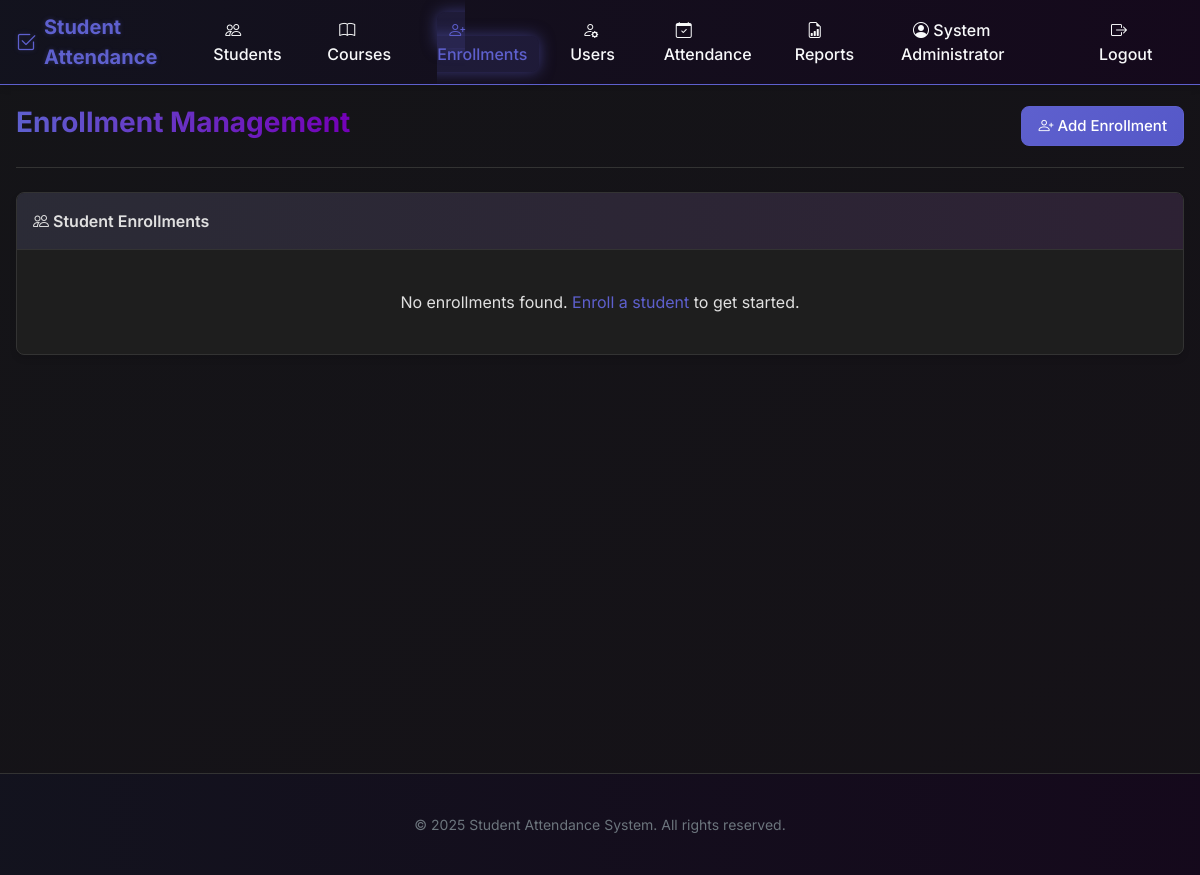
Page /enrollments (signed in) on the earlier database version.
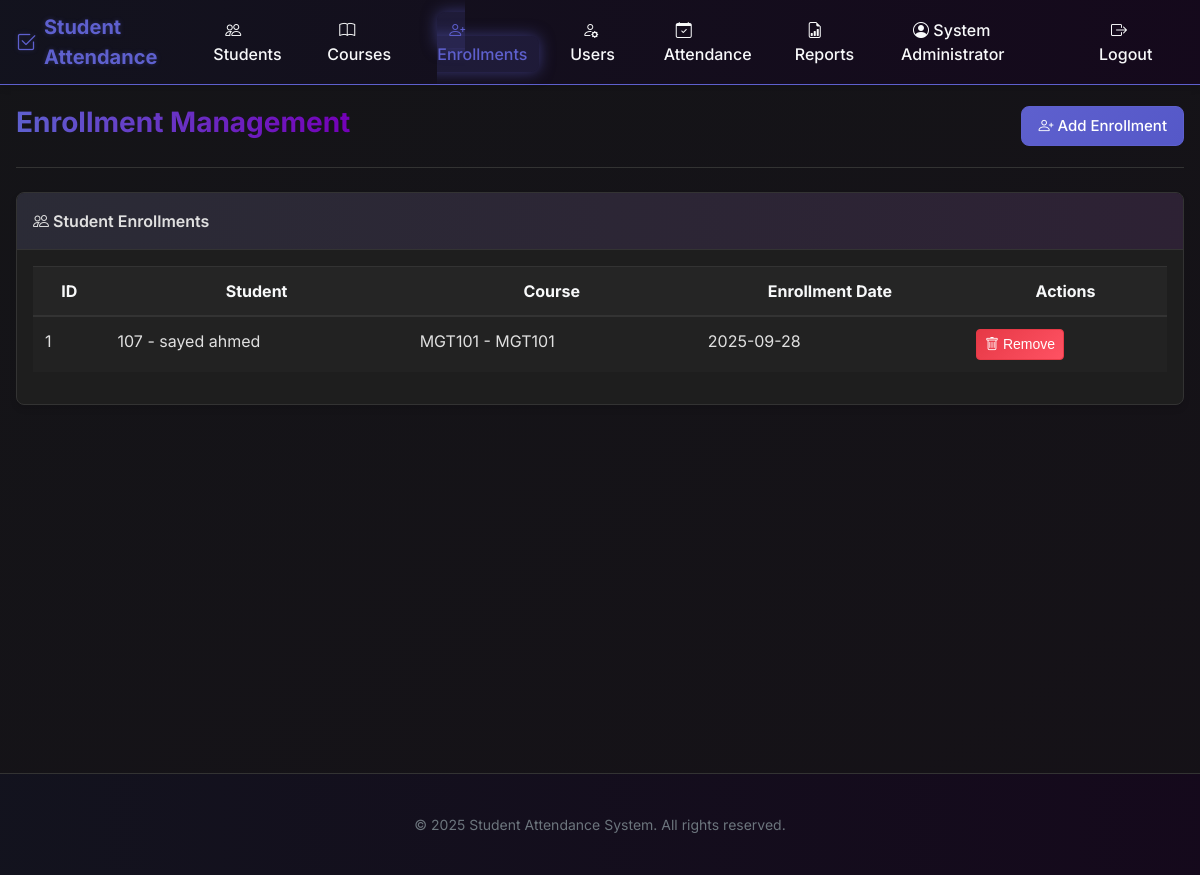
Same page on the later database version.
### tables this page shows
CREATE TABLE enrollments (
        id INTEGER PRIMARY KEY AUTOINCREMENT,
        student_id INTEGER NOT NULL,
        course_id INTEGER NOT NULL,
        enrollment_date TIMESTAMP DEFAULT CURRENT_TIMESTAMP,
        FOREIGN KEY (student_id) REFERENCES students (id),
        FOREIGN KEY (course_id) REFERENCES courses (id),
        UNIQUE(student_id, course_id)
    );

CREATE TABLE students (
        id INTEGER PRIMARY KEY AUTOINCREMENT,
        student_id TEXT UNIQUE NOT NULL,
        full_name TEXT NOT NULL,
        email TEXT UNIQUE,
        phone TEXT,
        created_at TIMESTAMP DEFAULT CURRENT_TIMESTAMP
    );

CREATE TABLE courses (
        id INTEGER PRIMARY KEY AUTOINCREMENT,
        course_code TEXT UNIQUE NOT NULL,
        course_name TEXT NOT NULL,
        instructor_id INTEGER NOT NULL,
        description TEXT,
        created_at TIMESTAMP DEFAULT CURRENT_TIMESTAMP,
        FOREIGN KEY (instructor_id) REFERENCES users (id)
    );

### webapp.py (the view)
@app.route('/enrollments')
@login_required
def enrollments():
    if current_user.role != 'admin':
        flash('Access denied. Admin privileges required.', 'danger')
        return redirect(url_for('dashboard'))
    success, message, enrollments_list = admin_manager.list_enrollments()
    return render_template('enrollments.html',
                          title='Enrollment Management',
                          enrollments=enrollments_list)

### admin.py (called while the page is built)
    def _check_admin(self):
        if not self.auth.is_admin():
            return False, "Administrative privileges required"
        return True, ""

### auth.py (called while the page is built)
    def is_authenticated(self):
        return self.current_user is not None

    def is_admin(self):
        return self.is_authenticated() and self.current_user['role'] == 'admin'

### database.py (called while the page is built)
def get_connection():
    conn = sqlite3.connect('attendance.db')
    conn.row_factory = sqlite3.Row  # This enables column access by name
    return conn

### webapp.py (called while the page is built)
@login_manager.user_loader
def load_user(user_id):
    conn = get_connection()
    cursor = conn.cursor()
    cursor.execute('SELECT * FROM users WHERE id = ?', (user_id,))
    user_data = cursor.fetchone()
    conn.close()
    if user_data:
        return User(user_data)
    return None

@app.context_processor
def inject_now():
    return {'now': datetime.now()}

### templates/enrollments.html
{% extends "layout.html" %}
{% block content %}
<div class="page-header">
    <h1 class="page-title">Enrollment Management</h1>
    <div>
        <a href="{{ url_for('add_enrollment') }}" class="btn btn-primary">
            <i class="bi bi-person-plus"></i> Add Enrollment
        </a>
    </div>
</div>
<div class="card">
    <div class="card-header">
        <i class="bi bi-people"></i> Student Enrollments
    </div>
    <div class="card-body">
        {% if enrollments %}
        <div class="table-responsive">
            <table class="table table-striped table-hover">
                <thead>
                    <tr>
                        <th>ID</th>
                        <th>Student</th>
                        <th>Course</th>
                        <th>Enrollment Date</th>
                        <th>Actions</th>
                    </tr>
                </thead>
                <tbody>
                    {% for enrollment in enrollments %}
                    <tr>
                        <td>{{ enrollment.id }}</td>
                        <td>{{ enrollment.student_code }} - {{ enrollment.student_name }}</td>
                        <td>{{ enrollment.course_code }} - {{ enrollment.course_name }}</td>
                        <td>{{ enrollment.enrollment_date[:10] }}</td>
                        <td>
                            <form method="POST" action="{{ url_for('delete_enrollment', id=enrollment.id) }}"
                                  onsubmit="return confirm('Are you sure you want to remove {{ enrollment.student_name }} from {{ enrollment.course_name }}?');">
                                <button type="submit" class="btn btn-sm btn-danger">
                                    <i class="bi bi-trash"></i> Remove
                                </button>
                            </form>
                        </td>
                    </tr>
                    {% endfor %}
                </tbody>
            </table>
        </div>
        {% else %}
        <p class="text-center py-4">No enrollments found. <a href="{{ url_for('add_enrollment') }}">Enroll a student</a> to get started.</p>
        {% endif %}
    </div>
</div>
{% endblock %}

Differences in the rows shown:
added enrollments: id "1", student_code "107", student_name "sayed ahmed", course_code "MGT101", course_name "MGT101", enrollment_date "2025-09-28"
Other differences:
text no longer shown: "No enrollments found. Enroll a student to get started."
text now shown: "ID Student Course Enrollment Date Actions"
